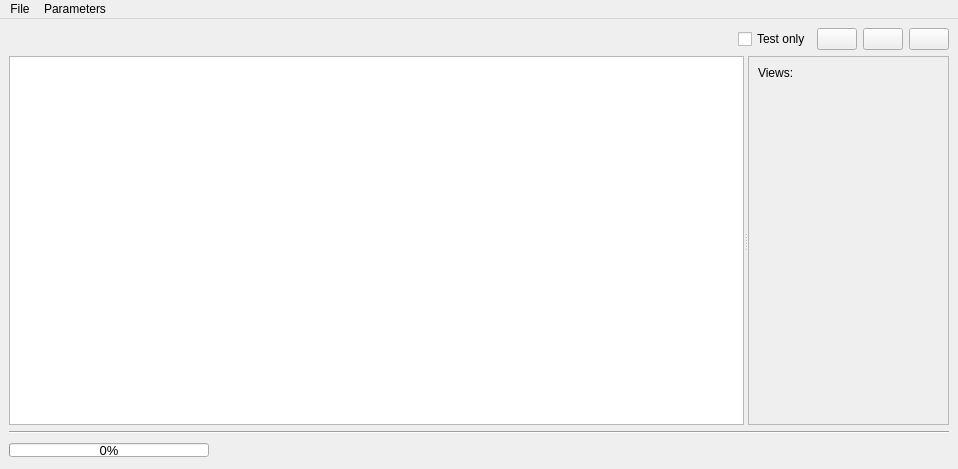
<?xml version="1.0" encoding="UTF-8"?>
<ui version="4.0">
 <class>MainWindow</class>
 <widget class="QMainWindow" name="MainWindow">
  <property name="windowModality">
   <enum>Qt::NonModal</enum>
  </property>
  <property name="geometry">
   <rect>
    <x>0</x>
    <y>0</y>
    <width>958</width>
    <height>469</height>
   </rect>
  </property>
  <property name="windowTitle">
   <string>Mailling</string>
  </property>
  <property name="documentMode">
   <bool>false</bool>
  </property>
  <widget class="QWidget" name="centralwidget">
   <property name="sizePolicy">
    <sizepolicy hsizetype="Preferred" vsizetype="Preferred">
     <horstretch>0</horstretch>
     <verstretch>0</verstretch>
    </sizepolicy>
   </property>
   <layout class="QVBoxLayout" name="verticalLayout_5">
    <item>
     <layout class="QVBoxLayout" name="verticalLayout_4">
      <item>
       <layout class="QHBoxLayout" name="horizontalLayout">
        <property name="spacing">
         <number>6</number>
        </property>
        <property name="sizeConstraint">
         <enum>QLayout::SetNoConstraint</enum>
        </property>
        <item>
         <spacer name="horizontalSpacer">
          <property name="orientation">
           <enum>Qt::Horizontal</enum>
          </property>
          <property name="sizeHint" stdset="0">
           <size>
            <width>40</width>
            <height>20</height>
           </size>
          </property>
         </spacer>
        </item>
        <item>
         <widget class="QCheckBox" name="checkBox_testOnly">
          <property name="text">
           <string>Test only</string>
          </property>
         </widget>
        </item>
        <item>
         <widget class="QPushButton" name="pushButton_play">
          <property name="text">
           <string/>
          </property>
          <property name="icon">
           <iconset resource="MainWindow.qrc">
            <normaloff>:/images/resources/play.png</normaloff>:/images/resources/play.png</iconset>
          </property>
         </widget>
        </item>
        <item>
         <widget class="QPushButton" name="pushButton_pause">
          <property name="text">
           <string/>
          </property>
          <property name="icon">
           <iconset resource="MainWindow.qrc">
            <normaloff>:/images/resources/pause.png</normaloff>:/images/resources/pause.png</iconset>
          </property>
         </widget>
        </item>
        <item>
         <widget class="QPushButton" name="pushButton_stop">
          <property name="text">
           <string/>
          </property>
          <property name="icon">
           <iconset resource="MainWindow.qrc">
            <normaloff>:/images/resources/stop.png</normaloff>:/images/resources/stop.png</iconset>
          </property>
         </widget>
        </item>
       </layout>
      </item>
      <item>
       <widget class="QSplitter" name="splitter">
        <property name="orientation">
         <enum>Qt::Horizontal</enum>
        </property>
        <property name="childrenCollapsible">
         <bool>false</bool>
        </property>
        <widget class="QPlainTextEdit" name="plainText_log">
         <property name="sizePolicy">
          <sizepolicy hsizetype="Minimum" vsizetype="Expanding">
           <horstretch>0</horstretch>
           <verstretch>0</verstretch>
          </sizepolicy>
         </property>
         <property name="readOnly">
          <bool>true</bool>
         </property>
         <property name="plainText">
          <string/>
         </property>
        </widget>
        <widget class="QWidget" name="verticalLayoutWidget">
         <layout class="QVBoxLayout" name="verticalLayout_2">
          <item>
           <widget class="QScrollArea" name="scrollArea">
            <property name="sizePolicy">
             <sizepolicy hsizetype="Preferred" vsizetype="Expanding">
              <horstretch>0</horstretch>
              <verstretch>0</verstretch>
             </sizepolicy>
            </property>
            <property name="horizontalScrollBarPolicy">
             <enum>Qt::ScrollBarAlwaysOff</enum>
            </property>
            <property name="widgetResizable">
             <bool>true</bool>
            </property>
            <widget class="QWidget" name="scrollAreaWidgetContents">
             <property name="geometry">
              <rect>
               <x>0</x>
               <y>0</y>
               <width>201</width>
               <height>188</height>
              </rect>
             </property>
             <layout class="QVBoxLayout" name="verticalLayout">
              <item>
               <widget class="QLabel" name="label">
                <property name="text">
                 <string>Views:</string>
                </property>
               </widget>
              </item>
              <item>
               <layout class="QVBoxLayout" name="verticalLayout_Views">
                <item>
                 <spacer name="verticalSpacer">
                  <property name="orientation">
                   <enum>Qt::Vertical</enum>
                  </property>
                  <property name="sizeHint" stdset="0">
                   <size>
                    <width>20</width>
                    <height>40</height>
                   </size>
                  </property>
                 </spacer>
                </item>
               </layout>
              </item>
             </layout>
            </widget>
           </widget>
          </item>
         </layout>
        </widget>
       </widget>
      </item>
      <item>
       <widget class="Line" name="line">
        <property name="orientation">
         <enum>Qt::Horizontal</enum>
        </property>
       </widget>
      </item>
      <item>
       <layout class="QHBoxLayout" name="horizontalLayout_3">
        <property name="spacing">
         <number>6</number>
        </property>
        <property name="bottomMargin">
         <number>0</number>
        </property>
        <item>
         <widget class="QProgressBar" name="progressBar_mailing">
          <property name="enabled">
           <bool>true</bool>
          </property>
          <property name="sizePolicy">
           <sizepolicy hsizetype="Minimum" vsizetype="Maximum">
            <horstretch>0</horstretch>
            <verstretch>0</verstretch>
           </sizepolicy>
          </property>
          <property name="minimumSize">
           <size>
            <width>200</width>
            <height>0</height>
           </size>
          </property>
          <property name="maximumSize">
           <size>
            <width>16777215</width>
            <height>14</height>
           </size>
          </property>
          <property name="baseSize">
           <size>
            <width>0</width>
            <height>0</height>
           </size>
          </property>
          <property name="font">
           <font>
            <pointsize>10</pointsize>
           </font>
          </property>
          <property name="value">
           <number>0</number>
          </property>
          <property name="textVisible">
           <bool>true</bool>
          </property>
          <property name="format">
           <string>%p%</string>
          </property>
         </widget>
        </item>
        <item>
         <spacer name="horizontalSpacer_2">
          <property name="orientation">
           <enum>Qt::Horizontal</enum>
          </property>
          <property name="sizeHint" stdset="0">
           <size>
            <width>40</width>
            <height>20</height>
           </size>
          </property>
         </spacer>
        </item>
        <item>
         <widget class="QLabel" name="label_curentEmail">
          <property name="sizePolicy">
           <sizepolicy hsizetype="Preferred" vsizetype="Fixed">
            <horstretch>0</horstretch>
            <verstretch>0</verstretch>
           </sizepolicy>
          </property>
          <property name="text">
           <string/>
          </property>
         </widget>
        </item>
        <item>
         <widget class="QLabel" name="label_countEmails">
          <property name="sizePolicy">
           <sizepolicy hsizetype="Preferred" vsizetype="Fixed">
            <horstretch>0</horstretch>
            <verstretch>0</verstretch>
           </sizepolicy>
          </property>
          <property name="text">
           <string/>
          </property>
         </widget>
        </item>
        <item>
         <widget class="QLabel" name="label_sendedMails">
          <property name="sizePolicy">
           <sizepolicy hsizetype="Preferred" vsizetype="Fixed">
            <horstretch>0</horstretch>
            <verstretch>0</verstretch>
           </sizepolicy>
          </property>
          <property name="text">
           <string/>
          </property>
          <property name="textFormat">
           <enum>Qt::AutoText</enum>
          </property>
         </widget>
        </item>
        <item>
         <spacer name="horizontalSpacer_3">
          <property name="orientation">
           <enum>Qt::Horizontal</enum>
          </property>
          <property name="sizeType">
           <enum>QSizePolicy::Fixed</enum>
          </property>
          <property name="sizeHint" stdset="0">
           <size>
            <width>40</width>
            <height>20</height>
           </size>
          </property>
         </spacer>
        </item>
       </layout>
      </item>
     </layout>
    </item>
   </layout>
  </widget>
  <widget class="QMenuBar" name="menubar">
   <property name="geometry">
    <rect>
     <x>0</x>
     <y>0</y>
     <width>958</width>
     <height>24</height>
    </rect>
   </property>
   <widget class="QMenu" name="menuFile">
    <property name="title">
     <string>File</string>
    </property>
   </widget>
   <widget class="QMenu" name="menuParameters">
    <property name="title">
     <string>Parameters</string>
    </property>
    <addaction name="actionAccounts"/>
    <addaction name="actionData"/>
   </widget>
   <addaction name="menuFile"/>
   <addaction name="menuParameters"/>
  </widget>
  <action name="action">
   <property name="text">
    <string>а</string>
   </property>
  </action>
  <action name="actionAccounts">
   <property name="text">
    <string>Accounts</string>
   </property>
  </action>
  <action name="actionData">
   <property name="text">
    <string>Data</string>
   </property>
  </action>
 </widget>
 <resources>
  <include location="MainWindow.qrc"/>
 </resources>
 <connections/>
</ui>
